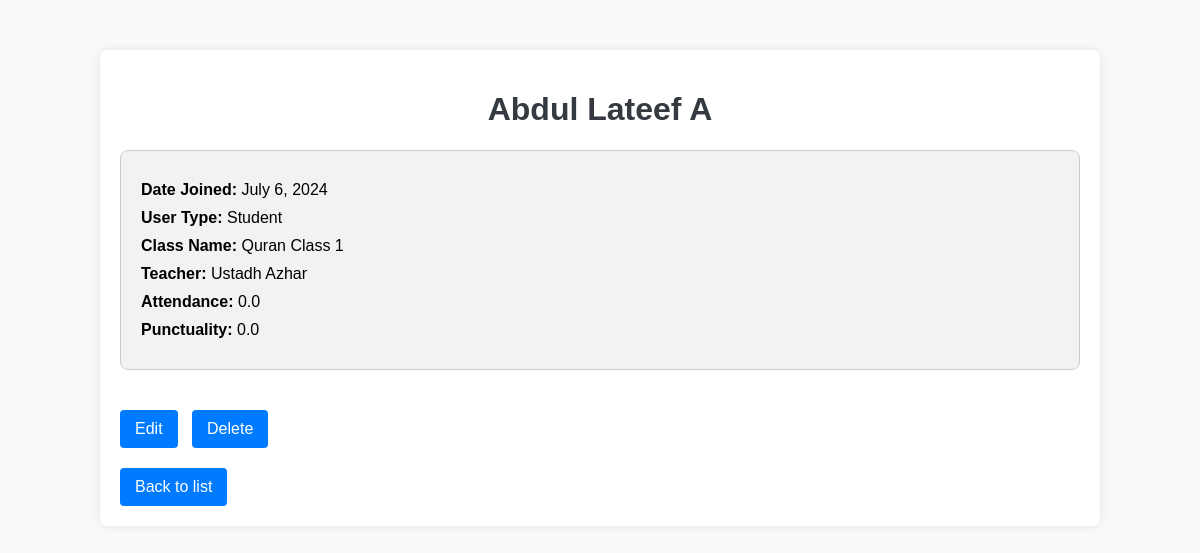
Page /accounts/profiles/6/ (signed in) on the committed database.
### accounts/models.py (models this page shows, shortened)
class Profile(models.Model):
    ADMIN_TEACHER = 'admin_teacher'
    REGULAR_TEACHER = 'regular_teacher'
    STUDENT = 'student'
    WAITING_LIST = 'waiting_list'
    USER_TYPE_CHOICES = [
        (ADMIN_TEACHER, 'Admin Teacher'),
        (REGULAR_TEACHER, 'Regular Teacher'),
        (STUDENT, 'Student'),
        (WAITING_LIST, 'Waiting List'),
    ]
    user = models.OneToOneField(User, on_delete=models.CASCADE)
    user_type = models.CharField(max_length=20, choices=USER_TYPE_CHOICES, default=WAITING_LIST)
    class_name = models.ForeignKey(ClassName, on_delete=models.SET_NULL, null=True, blank=True, related_name='students')
    attendance = models.FloatField(default=0.0, null=True, blank=True)
    punctuality = models.FloatField(default=0.0, null=True, blank=True)
    class Meta:
        verbose_name = "Profile"
        verbose_name_plural = "Profiles"

class ClassName(models.Model):
    QAIDAH = 'qaidah'
    QURAN_READING = 'quran_reading'
    HIFZ = 'hifz'
    NA = 'na'
    BOOK_CHOICES = [
        (QAIDAH, 'Qaidah'),
        (QURAN_READING, 'Quran Reading'),
        (HIFZ, 'Hifz'),
        (NA, 'N/A'),
    ]
    name = models.CharField(max_length=100)
    teacher = models.ForeignKey('Profile', on_delete=models.SET_NULL, null=True,
                                limit_choices_to={'user_type__in': ['admin_teacher', 'regular_teacher']})
    book = models.CharField(max_length=20, choices=BOOK_CHOICES, default=NA)
    created_at = models.DateTimeField(auto_now_add=True)
    class Meta:
        verbose_name = "Class"
        verbose_name_plural = "Classes"

### accounts/views.py (the view)
# urls.py: path('profiles/<int:pk>/', ProfileDetailView.as_view(), name='profile-detail'),
class ProfileDetailView(LoginRequiredMixin, DetailView):
    model = Profile
    template_name = 'accounts/profile_detail.html'
    context_object_name = 'profile'

### accounts/templates/accounts/profile_detail.html (shortened to what this page needs)
<!DOCTYPE html>
<html lang="en">
<head>
</head>
<body>
    <div class="container">
        <h1>{{ profile.user.first_name }} {{ profile.user.last_name }}</h1>
        <div class="profile-details">
            <p><strong>Date Joined:</strong> {{ profile.user.date_joined|date:"F j, Y" }}</p>
            <p><strong>User Type:</strong> {{ profile.get_user_type_display }}</p>
            <p><strong>Class Name:</strong> {{ profile.class_name.name }}</p>
            {% if profile.class_name.teacher %}
            <p><strong>Teacher:</strong> Ustadh {{ profile.class_name.teacher.user.first_name }}</p>
            {% else %}
            <p><strong>Teacher:</strong> N/A</p>
            {% endif %}
            <p><strong>Attendance:</strong> {{ profile.attendance }}</p>
            <p><strong>Punctuality:</strong> {{ profile.punctuality }}</p>
        </div>
        <div class="actions">
            <a href="{% url 'profile-update' profile.pk %}">Edit</a>
            <a href="{% url 'profile-delete' profile.pk %}">Delete</a>
        </div>
        <a href="{% url 'profile-list' %}">Back to list</a>
    </div>
</body>
</html>

### accounts/templates/accounts/profile_detail.html (style rules this page uses)
body { font-family: Arial, sans-serif; background-color: #f8f9fa; margin: 0; padding: 0; }
.container { width: 80%; margin: 50px auto; background-color: #fff; padding: 20px; box-shadow: 0 0 10px rgba(0, 0, 0, 0.1); border-radius: 8px; }
h1 { text-align: center; color: #343a40; }
.profile-details { margin: 20px 0; padding: 20px; border: 1px solid #ccc; border-radius: 8px; background-color: #f2f2f2; }
.profile-details p { margin: 10px 0; }
a { display: inline-block; margin-top: 20px; padding: 10px 15px; background-color: #007bff; color: #fff; text-decoration: none; border-radius: 4px; }
.actions a { margin-right: 10px; }

### rows in the picture
Profile: user.first_name "Abdul Lateef", user.last_name "A", user.date_joined "July 6, 2024", user_type "Student", class_name.name "Quran Class 1", class_name.teacher.user.first_name "Azhar", attendance "0.0", punctuality "0.0"
